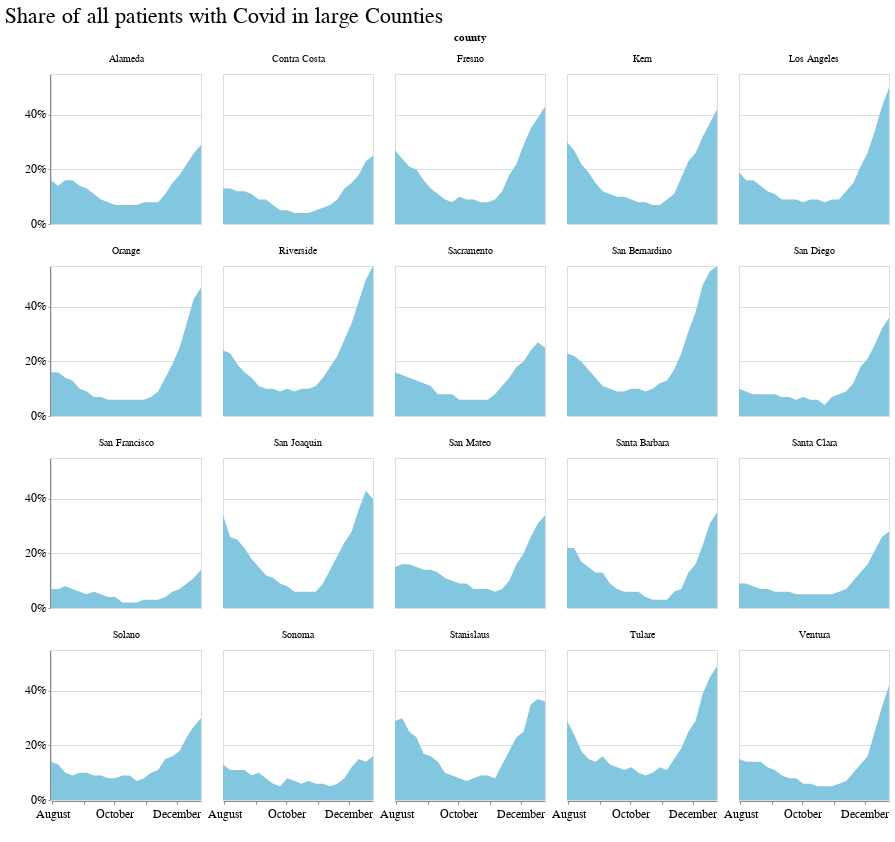

This figure's notebook cell:
### Code cell
alt.Chart(big_counties_grouped).mark_area().encode(
    x=alt.X('week:T', axis=alt.Axis(grid=False, format='', title=' ', tickCount=3)),
    y = alt.Y('covid_patients_share', title=' ', axis=alt.Axis(format='%', title='', tickCount=3)),
    facet=alt.Facet('county', columns=5)
).properties(width=150, height=150, title='Share of all patients with Covid in large Counties')

### Figure 1 — Vega-Lite specification as saved in the notebook (floating-point values rounded to 4 significant figures; data arrays with more than 128 entries replaced by an {"elided": "..."} marker saying what was removed)
{"config": {"view": {"width": 800, "height": 450}, "background": "#ffffff", "title": {"anchor": "start", "font": "Benton Gothic Bold, sans", "fontColor": "#000000", "fontSize": 22, "fontWeight": "normal"}, "arc": {"fill": "#82c6df"}, "area": {"fill": "#82c6df"}, "line": {"stroke": "#82c6df", "strokeWidth": 3}, "path": {"stroke": "#82c6df"}, "rect": {"fill": "#82c6df"}, "shape": {"stroke": "#82c6df"}, "bar": {"fill": "#82c6df"}, "point": {"stroke": "#82c6df"}, "symbol": {"fill": "#82c6df", "size": 30}, "axis": {"titleFont": "Benton Gothic Bold, sans", "titleFontSize": 13, "titleFontWeight": "normal", "labelFont": "Benton Gothic, sans", "labelFontSize": 11.5, "labelFontWeight": "normal"}, "axisX": {"labelAngle": 0, "labelPadding": 4, "tickSize": 3}, "axisY": {"labelBaseline": "middle", "maxExtent": 45, "minExtent": 45, "tickSize": 2, "titleAlign": "left", "titleAngle": 0, "titleX": -45, "titleY": -11}, "legend": {"titleFont": "Benton Gothic Bold, sans", "titleFontSize": 13, "titleFontWeight": "normal", "symbolType": "square", "labelFont": "Benton Gothic, sans", "labelFontSize": 11.5}, "range": {"category": ["#3580b1", "#ec8431", "#ab7fb4", "#c89d29", "#adc839", "#829eb1"], "diverging": ["#e68a4f", "#f4bb6a", "#f9e39c", "#dadfe2", "#a6b7c6", "#849eae"], "heatmap": ["#fbf2c7", "#f9e39c", "#f8d36e", "#f4bb6a", "#e68a4f", "#d15a40", "#ab4232"], "ordinal": ["#fbf2c7", "#f9e39c", "#f8d36e", "#f4bb6a", "#e68a4f", "#d15a40", "#ab4232"], "ramp": ["#fbf2c7", "#f9e39c", "#f8d36e", "#f4bb6a", "#e68a4f", "#d15a40", "#ab4232"]}}, "data": {"name": "data-b0ad9141c1d260fde28247bec3ff9c79"}, "mark": "area", "encoding": {"facet": {"type": "nominal", "columns": 5, "field": "county"}, "x": {"type": "temporal", "axis": {"format": "", "grid": false, "tickCount": 3, "title": " "}, "field": "week"}, "y": {"type": "quantitative", "axis": {"format": "%", "tickCount": 3, "title": ""}, "field": "covid_patients_share", "title": " "}}, "height": 150, "title": "Share of all patients with Covid in large Counties", "width": 150, "$schema": "https://vega.github.io/schema/vega-lite/v4.0.2.json", "datasets": {"data-b0ad9141c1d260fde28247bec3ff9c79": {"elided": "440 records"}}}
